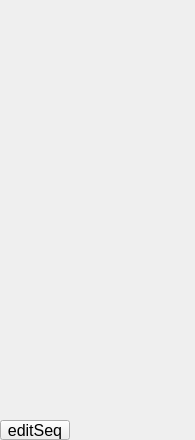
<?xml version="1.0" ?>
<ui version="4.0">
  <class>Dialog</class>
  <widget class="PyDMFrame" name="screen">
    <property name="geometry">
      <rect>
        <x>1192</x>
        <y>245</y>
        <width>195</width>
        <height>440</height>
      </rect>
    </property>
    <property name="minimumSize">
      <size>
        <width>195</width>
        <height>440</height>
      </size>
    </property>
    <property name="styleSheet">
      <string notr="true">PyDMFrame#screen {
  color: rgb(26, 115, 9);
  background-color: rgb(200, 200, 200);
  }</string>
    </property>
    <property name="windowTitle">
      <string>userStringSeqs20</string>
    </property>
    <layout class="QGridLayout" name="gridLayout" columnstretch="70,125" rowstretch="20,20,20,20,20,20,20,20,20,20,20,20,20,20,20,20,20,20,20,20,20,20">
      <property name="leftMargin">
        <number>0</number>
      </property>
      <property name="topMargin">
        <number>0</number>
      </property>
      <property name="rightMargin">
        <number>0</number>
      </property>
      <property name="bottomMargin">
        <number>0</number>
      </property>
      <property name="horizontalSpacing">
        <number>0</number>
      </property>
      <property name="verticalSpacing">
        <number>0</number>
      </property>
      <item row="0" column="0" colspan="2">
        <widget class="PyDMEnumButton" name="choice_button">
          <property name="geometry">
            <rect>
              <x>0</x>
              <y>0</y>
              <width>195</width>
              <height>20</height>
            </rect>
          </property>
          <property name="sizePolicy">
            <sizepolicy hsizetype="Ignored" vsizetype="Ignored">
              <horstretch>0</horstretch>
              <verstretch>0</verstretch>
            </sizepolicy>
          </property>
          <property name="toolTip">
            <string>${P}userStringSeqEnable.VAL</string>
          </property>
          <property name="channel" stdset="0">
            <string>ca://${P}userStringSeqEnable.VAL</string>
          </property>
          <property name="font">
            <font>
              <pointsize>12</pointsize>
            </font>
          </property>
          <property name="orientation" stdset="0">
            <number>1</number>
          </property>
          <property name="horizontalSpacing" stdset="0">
            <number>0</number>
          </property>
          <property name="verticalSpacing" stdset="0">
            <number>0</number>
          </property>
          <property name="marginTop" stdset="0">
            <number>0</number>
          </property>
          <property name="marginBottom" stdset="0">
            <number>0</number>
          </property>
          <property name="marginLeft" stdset="0">
            <number>0</number>
          </property>
          <property name="marginRight" stdset="0">
            <number>0</number>
          </property>
          <property name="styleSheet">
            <string notr="true">PyDMEnumButton#choice_button {
  color: rgb(0, 0, 0);
  background-color: rgb(115, 223, 255);
  margin: 0px;
  padding: 0px;
  min-width: 0px;
  min-height: 0px;
  }
QPushButton {
  color: rgb(0, 0, 0);
  background-color: rgb(115, 223, 255);
  margin: 0px;
  padding: 0px;
  min-width: 0px;
  min-height: 0px;
  }</string>
          </property>
        </widget>
      </item>
      <item row="1" column="0" colspan="2">
        <widget class="PyDMEmbeddedDisplay" name="composite">
          <property name="geometry">
            <rect>
              <x>0</x>
              <y>20</y>
              <width>195</width>
              <height>20</height>
            </rect>
          </property>
          <property name="sizePolicy">
            <sizepolicy hsizetype="Ignored" vsizetype="Ignored">
              <horstretch>0</horstretch>
              <verstretch>0</verstretch>
            </sizepolicy>
          </property>
          <property name="toolTip">
            <string>composite</string>
          </property>
          <property name="filename" stdset="0">
            <string>userStringSeqs_line.ui</string>
          </property>
          <property name="macros" stdset="0">
            <string>P=${P},N=1</string>
          </property>
        </widget>
      </item>
      <item row="2" column="0" colspan="2">
        <widget class="PyDMEmbeddedDisplay" name="composite_1">
          <property name="geometry">
            <rect>
              <x>0</x>
              <y>40</y>
              <width>195</width>
              <height>20</height>
            </rect>
          </property>
          <property name="sizePolicy">
            <sizepolicy hsizetype="Ignored" vsizetype="Ignored">
              <horstretch>0</horstretch>
              <verstretch>0</verstretch>
            </sizepolicy>
          </property>
          <property name="toolTip">
            <string>composite_1</string>
          </property>
          <property name="filename" stdset="0">
            <string>userStringSeqs_line.ui</string>
          </property>
          <property name="macros" stdset="0">
            <string>P=${P},N=2</string>
          </property>
        </widget>
      </item>
      <item row="3" column="0" colspan="2">
        <widget class="PyDMEmbeddedDisplay" name="composite_2">
          <property name="geometry">
            <rect>
              <x>0</x>
              <y>60</y>
              <width>195</width>
              <height>20</height>
            </rect>
          </property>
          <property name="sizePolicy">
            <sizepolicy hsizetype="Ignored" vsizetype="Ignored">
              <horstretch>0</horstretch>
              <verstretch>0</verstretch>
            </sizepolicy>
          </property>
          <property name="toolTip">
            <string>composite_2</string>
          </property>
          <property name="filename" stdset="0">
            <string>userStringSeqs_line.ui</string>
          </property>
          <property name="macros" stdset="0">
            <string>P=${P},N=3</string>
          </property>
        </widget>
      </item>
      <item row="4" column="0" colspan="2">
        <widget class="PyDMEmbeddedDisplay" name="composite_3">
          <property name="geometry">
            <rect>
              <x>0</x>
              <y>80</y>
              <width>195</width>
              <height>20</height>
            </rect>
          </property>
          <property name="sizePolicy">
            <sizepolicy hsizetype="Ignored" vsizetype="Ignored">
              <horstretch>0</horstretch>
              <verstretch>0</verstretch>
            </sizepolicy>
          </property>
          <property name="toolTip">
            <string>composite_3</string>
          </property>
          <property name="filename" stdset="0">
            <string>userStringSeqs_line.ui</string>
          </property>
          <property name="macros" stdset="0">
            <string>P=${P},N=4</string>
          </property>
        </widget>
      </item>
      <item row="5" column="0" colspan="2">
        <widget class="PyDMEmbeddedDisplay" name="composite_4">
          <property name="geometry">
            <rect>
              <x>0</x>
              <y>100</y>
              <width>195</width>
              <height>20</height>
            </rect>
          </property>
          <property name="sizePolicy">
            <sizepolicy hsizetype="Ignored" vsizetype="Ignored">
              <horstretch>0</horstretch>
              <verstretch>0</verstretch>
            </sizepolicy>
          </property>
          <property name="toolTip">
            <string>composite_4</string>
          </property>
          <property name="filename" stdset="0">
            <string>userStringSeqs_line.ui</string>
          </property>
          <property name="macros" stdset="0">
            <string>P=${P},N=5</string>
          </property>
        </widget>
      </item>
      <item row="6" column="0" colspan="2">
        <widget class="PyDMEmbeddedDisplay" name="composite_5">
          <property name="geometry">
            <rect>
              <x>0</x>
              <y>120</y>
              <width>195</width>
              <height>20</height>
            </rect>
          </property>
          <property name="sizePolicy">
            <sizepolicy hsizetype="Ignored" vsizetype="Ignored">
              <horstretch>0</horstretch>
              <verstretch>0</verstretch>
            </sizepolicy>
          </property>
          <property name="toolTip">
            <string>composite_5</string>
          </property>
          <property name="filename" stdset="0">
            <string>userStringSeqs_line.ui</string>
          </property>
          <property name="macros" stdset="0">
            <string>P=${P},N=6</string>
          </property>
        </widget>
      </item>
      <item row="7" column="0" colspan="2">
        <widget class="PyDMEmbeddedDisplay" name="composite_6">
          <property name="geometry">
            <rect>
              <x>0</x>
              <y>140</y>
              <width>195</width>
              <height>20</height>
            </rect>
          </property>
          <property name="sizePolicy">
            <sizepolicy hsizetype="Ignored" vsizetype="Ignored">
              <horstretch>0</horstretch>
              <verstretch>0</verstretch>
            </sizepolicy>
          </property>
          <property name="toolTip">
            <string>composite_6</string>
          </property>
          <property name="filename" stdset="0">
            <string>userStringSeqs_line.ui</string>
          </property>
          <property name="macros" stdset="0">
            <string>P=${P},N=7</string>
          </property>
        </widget>
      </item>
      <item row="8" column="0" colspan="2">
        <widget class="PyDMEmbeddedDisplay" name="composite_7">
          <property name="geometry">
            <rect>
              <x>0</x>
              <y>160</y>
              <width>195</width>
              <height>20</height>
            </rect>
          </property>
          <property name="sizePolicy">
            <sizepolicy hsizetype="Ignored" vsizetype="Ignored">
              <horstretch>0</horstretch>
              <verstretch>0</verstretch>
            </sizepolicy>
          </property>
          <property name="toolTip">
            <string>composite_7</string>
          </property>
          <property name="filename" stdset="0">
            <string>userStringSeqs_line.ui</string>
          </property>
          <property name="macros" stdset="0">
            <string>P=${P},N=8</string>
          </property>
        </widget>
      </item>
      <item row="9" column="0" colspan="2">
        <widget class="PyDMEmbeddedDisplay" name="composite_8">
          <property name="geometry">
            <rect>
              <x>0</x>
              <y>180</y>
              <width>195</width>
              <height>20</height>
            </rect>
          </property>
          <property name="sizePolicy">
            <sizepolicy hsizetype="Ignored" vsizetype="Ignored">
              <horstretch>0</horstretch>
              <verstretch>0</verstretch>
            </sizepolicy>
          </property>
          <property name="toolTip">
            <string>composite_8</string>
          </property>
          <property name="filename" stdset="0">
            <string>userStringSeqs_line.ui</string>
          </property>
          <property name="macros" stdset="0">
            <string>P=${P},N=9</string>
          </property>
        </widget>
      </item>
      <item row="10" column="0" colspan="2">
        <widget class="PyDMEmbeddedDisplay" name="composite_9">
          <property name="geometry">
            <rect>
              <x>0</x>
              <y>200</y>
              <width>195</width>
              <height>20</height>
            </rect>
          </property>
          <property name="sizePolicy">
            <sizepolicy hsizetype="Ignored" vsizetype="Ignored">
              <horstretch>0</horstretch>
              <verstretch>0</verstretch>
            </sizepolicy>
          </property>
          <property name="toolTip">
            <string>composite_9</string>
          </property>
          <property name="filename" stdset="0">
            <string>userStringSeqs_line.ui</string>
          </property>
          <property name="macros" stdset="0">
            <string>P=${P},N=10</string>
          </property>
        </widget>
      </item>
      <item row="21" column="0">
        <widget class="PyDMRelatedDisplayButton" name="related_display">
          <property name="geometry">
            <rect>
              <x>0</x>
              <y>420</y>
              <width>70</width>
              <height>20</height>
            </rect>
          </property>
          <property name="sizePolicy">
            <sizepolicy hsizetype="Ignored" vsizetype="Ignored">
              <horstretch>0</horstretch>
              <verstretch>0</verstretch>
            </sizepolicy>
          </property>
          <property name="toolTip">
            <string>editSeq</string>
          </property>
          <property name="text">
            <string>editSeq</string>
          </property>
          <property name="showIcon" stdset="0">
            <bool>false</bool>
          </property>
          <property name="font">
            <font>
              <pointsize>12</pointsize>
            </font>
          </property>
          <property name="styleSheet">
            <string notr="true">PyDMRelatedDisplayButton#related_display {
  color: rgb(255, 255, 255);
  background-color: rgb(51, 153, 0);
  }</string>
          </property>
          <property name="titles" stdset="0">
            <stringlist>
              <string>editSseq</string>
            </stringlist>
          </property>
          <property name="filenames" stdset="0">
            <stringlist>
              <string>editSseq.ui</string>
            </stringlist>
          </property>
          <property name="macros" stdset="0">
            <stringlist>
              <string>P=${P},Q=ES:</string>
            </stringlist>
          </property>
          <property name="openInNewWindow" stdset="0">
            <bool>true</bool>
          </property>
        </widget>
      </item>
      <item row="11" column="0" colspan="2">
        <widget class="PyDMEmbeddedDisplay" name="composite_10">
          <property name="geometry">
            <rect>
              <x>0</x>
              <y>220</y>
              <width>195</width>
              <height>20</height>
            </rect>
          </property>
          <property name="sizePolicy">
            <sizepolicy hsizetype="Ignored" vsizetype="Ignored">
              <horstretch>0</horstretch>
              <verstretch>0</verstretch>
            </sizepolicy>
          </property>
          <property name="toolTip">
            <string>composite_10</string>
          </property>
          <property name="filename" stdset="0">
            <string>userStringSeqs_line.ui</string>
          </property>
          <property name="macros" stdset="0">
            <string>P=${P},N=11</string>
          </property>
        </widget>
      </item>
      <item row="12" column="0" colspan="2">
        <widget class="PyDMEmbeddedDisplay" name="composite_11">
          <property name="geometry">
            <rect>
              <x>0</x>
              <y>240</y>
              <width>195</width>
              <height>20</height>
            </rect>
          </property>
          <property name="sizePolicy">
            <sizepolicy hsizetype="Ignored" vsizetype="Ignored">
              <horstretch>0</horstretch>
              <verstretch>0</verstretch>
            </sizepolicy>
          </property>
          <property name="toolTip">
            <string>composite_11</string>
          </property>
          <property name="filename" stdset="0">
            <string>userStringSeqs_line.ui</string>
          </property>
          <property name="macros" stdset="0">
            <string>P=${P},N=12</string>
          </property>
        </widget>
      </item>
      <item row="13" column="0" colspan="2">
        <widget class="PyDMEmbeddedDisplay" name="composite_12">
          <property name="geometry">
            <rect>
              <x>0</x>
              <y>260</y>
              <width>195</width>
              <height>20</height>
            </rect>
          </property>
          <property name="sizePolicy">
            <sizepolicy hsizetype="Ignored" vsizetype="Ignored">
              <horstretch>0</horstretch>
              <verstretch>0</verstretch>
            </sizepolicy>
          </property>
          <property name="toolTip">
            <string>composite_12</string>
          </property>
          <property name="filename" stdset="0">
            <string>userStringSeqs_line.ui</string>
          </property>
          <property name="macros" stdset="0">
            <string>P=${P},N=13</string>
          </property>
        </widget>
      </item>
      <item row="14" column="0" colspan="2">
        <widget class="PyDMEmbeddedDisplay" name="composite_13">
          <property name="geometry">
            <rect>
              <x>0</x>
              <y>280</y>
              <width>195</width>
              <height>20</height>
            </rect>
          </property>
          <property name="sizePolicy">
            <sizepolicy hsizetype="Ignored" vsizetype="Ignored">
              <horstretch>0</horstretch>
              <verstretch>0</verstretch>
            </sizepolicy>
          </property>
          <property name="toolTip">
            <string>composite_13</string>
          </property>
          <property name="filename" stdset="0">
            <string>userStringSeqs_line.ui</string>
          </property>
          <property name="macros" stdset="0">
            <string>P=${P},N=14</string>
          </property>
        </widget>
      </item>
      <item row="15" column="0" colspan="2">
        <widget class="PyDMEmbeddedDisplay" name="composite_14">
          <property name="geometry">
            <rect>
              <x>0</x>
              <y>300</y>
              <width>195</width>
              <height>20</height>
            </rect>
          </property>
          <property name="sizePolicy">
            <sizepolicy hsizetype="Ignored" vsizetype="Ignored">
              <horstretch>0</horstretch>
              <verstretch>0</verstretch>
            </sizepolicy>
          </property>
          <property name="toolTip">
            <string>composite_14</string>
          </property>
          <property name="filename" stdset="0">
            <string>userStringSeqs_line.ui</string>
          </property>
          <property name="macros" stdset="0">
            <string>P=${P},N=15</string>
          </property>
        </widget>
      </item>
      <item row="16" column="0" colspan="2">
        <widget class="PyDMEmbeddedDisplay" name="composite_15">
          <property name="geometry">
            <rect>
              <x>0</x>
              <y>320</y>
              <width>195</width>
              <height>20</height>
            </rect>
          </property>
          <property name="sizePolicy">
            <sizepolicy hsizetype="Ignored" vsizetype="Ignored">
              <horstretch>0</horstretch>
              <verstretch>0</verstretch>
            </sizepolicy>
          </property>
          <property name="toolTip">
            <string>composite_15</string>
          </property>
          <property name="filename" stdset="0">
            <string>userStringSeqs_line.ui</string>
          </property>
          <property name="macros" stdset="0">
            <string>P=${P},N=16</string>
          </property>
        </widget>
      </item>
      <item row="17" column="0" colspan="2">
        <widget class="PyDMEmbeddedDisplay" name="composite_16">
          <property name="geometry">
            <rect>
              <x>0</x>
              <y>340</y>
              <width>195</width>
              <height>20</height>
            </rect>
          </property>
          <property name="sizePolicy">
            <sizepolicy hsizetype="Ignored" vsizetype="Ignored">
              <horstretch>0</horstretch>
              <verstretch>0</verstretch>
            </sizepolicy>
          </property>
          <property name="toolTip">
            <string>composite_16</string>
          </property>
          <property name="filename" stdset="0">
            <string>userStringSeqs_line.ui</string>
          </property>
          <property name="macros" stdset="0">
            <string>P=${P},N=17</string>
          </property>
        </widget>
      </item>
      <item row="18" column="0" colspan="2">
        <widget class="PyDMEmbeddedDisplay" name="composite_17">
          <property name="geometry">
            <rect>
              <x>0</x>
              <y>360</y>
              <width>195</width>
              <height>20</height>
            </rect>
          </property>
          <property name="sizePolicy">
            <sizepolicy hsizetype="Ignored" vsizetype="Ignored">
              <horstretch>0</horstretch>
              <verstretch>0</verstretch>
            </sizepolicy>
          </property>
          <property name="toolTip">
            <string>composite_17</string>
          </property>
          <property name="filename" stdset="0">
            <string>userStringSeqs_line.ui</string>
          </property>
          <property name="macros" stdset="0">
            <string>P=${P},N=18</string>
          </property>
        </widget>
      </item>
      <item row="19" column="0" colspan="2">
        <widget class="PyDMEmbeddedDisplay" name="composite_18">
          <property name="geometry">
            <rect>
              <x>0</x>
              <y>380</y>
              <width>195</width>
              <height>20</height>
            </rect>
          </property>
          <property name="sizePolicy">
            <sizepolicy hsizetype="Ignored" vsizetype="Ignored">
              <horstretch>0</horstretch>
              <verstretch>0</verstretch>
            </sizepolicy>
          </property>
          <property name="toolTip">
            <string>composite_18</string>
          </property>
          <property name="filename" stdset="0">
            <string>userStringSeqs_line.ui</string>
          </property>
          <property name="macros" stdset="0">
            <string>P=${P},N=19</string>
          </property>
        </widget>
      </item>
      <item row="20" column="0" colspan="2">
        <widget class="PyDMEmbeddedDisplay" name="composite_19">
          <property name="geometry">
            <rect>
              <x>0</x>
              <y>400</y>
              <width>195</width>
              <height>20</height>
            </rect>
          </property>
          <property name="sizePolicy">
            <sizepolicy hsizetype="Ignored" vsizetype="Ignored">
              <horstretch>0</horstretch>
              <verstretch>0</verstretch>
            </sizepolicy>
          </property>
          <property name="toolTip">
            <string>composite_19</string>
          </property>
          <property name="filename" stdset="0">
            <string>userStringSeqs_line.ui</string>
          </property>
          <property name="macros" stdset="0">
            <string>P=${P},N=20</string>
          </property>
        </widget>
      </item>
    </layout>
    <zorder>choice_button</zorder>
    <zorder>composite</zorder>
    <zorder>composite_1</zorder>
    <zorder>composite_2</zorder>
    <zorder>composite_3</zorder>
    <zorder>composite_4</zorder>
    <zorder>composite_5</zorder>
    <zorder>composite_6</zorder>
    <zorder>composite_7</zorder>
    <zorder>composite_8</zorder>
    <zorder>composite_9</zorder>
    <zorder>related_display</zorder>
    <zorder>composite_10</zorder>
    <zorder>composite_11</zorder>
    <zorder>composite_12</zorder>
    <zorder>composite_13</zorder>
    <zorder>composite_14</zorder>
    <zorder>composite_15</zorder>
    <zorder>composite_16</zorder>
    <zorder>composite_17</zorder>
    <zorder>composite_18</zorder>
    <zorder>composite_19</zorder>
  </widget>
  <customwidgets>
    <customwidget>
      <class>PyDMEnumButton</class>
      <extends>QWidget</extends>
      <header>pydm.widgets.enum_button</header>
    </customwidget>
    <customwidget>
      <class>PyDMEmbeddedDisplay</class>
      <extends>QFrame</extends>
      <header>pydm.widgets.embedded_display</header>
    </customwidget>
    <customwidget>
      <class>PyDMRelatedDisplayButton</class>
      <extends>QPushButton</extends>
      <header>pydm.widgets.related_display_button</header>
    </customwidget>
    <customwidget>
      <class>PyDMFrame</class>
      <extends>QFrame</extends>
      <header>pydm.widgets.frame</header>
    </customwidget>
  </customwidgets>
</ui>
